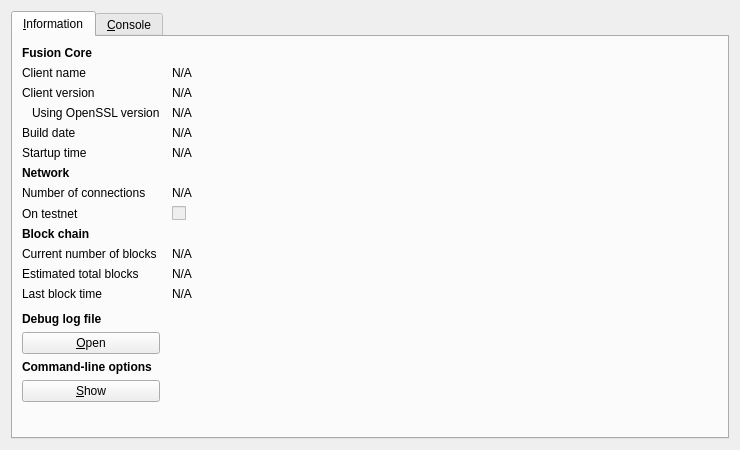
<?xml version="1.0" encoding="UTF-8"?>
<ui version="4.0">
 <class>RPCConsole</class>
 <widget class="QDialog" name="RPCConsole">
  <property name="geometry">
   <rect>
    <x>0</x>
    <y>0</y>
    <width>740</width>
    <height>450</height>
   </rect>
  </property>
  <property name="windowTitle">
   <string>Fusion - Debug window</string>
  </property>
  <layout class="QVBoxLayout" name="verticalLayout_2">
   <item>
    <widget class="QTabWidget" name="tabWidget">
     <property name="currentIndex">
      <number>0</number>
     </property>
     <widget class="QWidget" name="tab_info">
      <attribute name="title">
       <string>&amp;Information</string>
      </attribute>
      <layout class="QGridLayout" name="gridLayout" columnstretch="0,1">
       <property name="horizontalSpacing">
        <number>12</number>
       </property>
       <item row="0" column="0">
        <widget class="QLabel" name="label_9">
         <property name="font">
          <font>
           <weight>75</weight>
           <bold>true</bold>
          </font>
         </property>
         <property name="text">
          <string>Fusion Core</string>
         </property>
        </widget>
       </item>
       <item row="1" column="0">
        <widget class="QLabel" name="label_5">
         <property name="text">
          <string>Client name</string>
         </property>
        </widget>
       </item>
       <item row="1" column="1">
        <widget class="QLabel" name="clientName">
         <property name="cursor">
          <cursorShape>IBeamCursor</cursorShape>
         </property>
         <property name="text">
          <string>N/A</string>
         </property>
         <property name="textFormat">
          <enum>Qt::PlainText</enum>
         </property>
         <property name="textInteractionFlags">
          <set>Qt::LinksAccessibleByMouse|Qt::TextSelectableByKeyboard|Qt::TextSelectableByMouse</set>
         </property>
        </widget>
       </item>
       <item row="2" column="0">
        <widget class="QLabel" name="label_6">
         <property name="text">
          <string>Client version</string>
         </property>
        </widget>
       </item>
       <item row="2" column="1">
        <widget class="QLabel" name="clientVersion">
         <property name="cursor">
          <cursorShape>IBeamCursor</cursorShape>
         </property>
         <property name="text">
          <string>N/A</string>
         </property>
         <property name="textFormat">
          <enum>Qt::PlainText</enum>
         </property>
         <property name="textInteractionFlags">
          <set>Qt::LinksAccessibleByMouse|Qt::TextSelectableByKeyboard|Qt::TextSelectableByMouse</set>
         </property>
        </widget>
       </item>
       <item row="3" column="0">
        <widget class="QLabel" name="label_14">
         <property name="text">
          <string>Using OpenSSL version</string>
         </property>
         <property name="indent">
          <number>10</number>
         </property>
        </widget>
       </item>
       <item row="3" column="1">
        <widget class="QLabel" name="openSSLVersion">
         <property name="cursor">
          <cursorShape>IBeamCursor</cursorShape>
         </property>
         <property name="text">
          <string>N/A</string>
         </property>
         <property name="textFormat">
          <enum>Qt::PlainText</enum>
         </property>
         <property name="textInteractionFlags">
          <set>Qt::LinksAccessibleByMouse|Qt::TextSelectableByKeyboard|Qt::TextSelectableByMouse</set>
         </property>
        </widget>
       </item>
       <item row="4" column="0">
        <widget class="QLabel" name="label_12">
         <property name="text">
          <string>Build date</string>
         </property>
        </widget>
       </item>
       <item row="4" column="1">
        <widget class="QLabel" name="buildDate">
         <property name="cursor">
          <cursorShape>IBeamCursor</cursorShape>
         </property>
         <property name="text">
          <string>N/A</string>
         </property>
         <property name="textFormat">
          <enum>Qt::PlainText</enum>
         </property>
         <property name="textInteractionFlags">
          <set>Qt::LinksAccessibleByMouse|Qt::TextSelectableByKeyboard|Qt::TextSelectableByMouse</set>
         </property>
        </widget>
       </item>
       <item row="5" column="0">
        <widget class="QLabel" name="label_13">
         <property name="text">
          <string>Startup time</string>
         </property>
        </widget>
       </item>
       <item row="5" column="1">
        <widget class="QLabel" name="startupTime">
         <property name="cursor">
          <cursorShape>IBeamCursor</cursorShape>
         </property>
         <property name="text">
          <string>N/A</string>
         </property>
         <property name="textFormat">
          <enum>Qt::PlainText</enum>
         </property>
         <property name="textInteractionFlags">
          <set>Qt::LinksAccessibleByMouse|Qt::TextSelectableByKeyboard|Qt::TextSelectableByMouse</set>
         </property>
        </widget>
       </item>
       <item row="6" column="0">
        <widget class="QLabel" name="label_11">
         <property name="font">
          <font>
           <weight>75</weight>
           <bold>true</bold>
          </font>
         </property>
         <property name="text">
          <string>Network</string>
         </property>
        </widget>
       </item>
       <item row="7" column="0">
        <widget class="QLabel" name="label_7">
         <property name="text">
          <string>Number of connections</string>
         </property>
        </widget>
       </item>
       <item row="7" column="1">
        <widget class="QLabel" name="numberOfConnections">
         <property name="cursor">
          <cursorShape>IBeamCursor</cursorShape>
         </property>
         <property name="text">
          <string>N/A</string>
         </property>
         <property name="textFormat">
          <enum>Qt::PlainText</enum>
         </property>
         <property name="textInteractionFlags">
          <set>Qt::LinksAccessibleByMouse|Qt::TextSelectableByKeyboard|Qt::TextSelectableByMouse</set>
         </property>
        </widget>
       </item>
       <item row="8" column="0">
        <widget class="QLabel" name="label_8">
         <property name="text">
          <string>On testnet</string>
         </property>
        </widget>
       </item>
       <item row="8" column="1">
        <widget class="QCheckBox" name="isTestNet">
         <property name="enabled">
          <bool>false</bool>
         </property>
         <property name="text">
          <string/>
         </property>
        </widget>
       </item>
       <item row="9" column="0">
        <widget class="QLabel" name="label_10">
         <property name="font">
          <font>
           <weight>75</weight>
           <bold>true</bold>
          </font>
         </property>
         <property name="text">
          <string>Block chain</string>
         </property>
        </widget>
       </item>
       <item row="10" column="0">
        <widget class="QLabel" name="label_3">
         <property name="text">
          <string>Current number of blocks</string>
         </property>
        </widget>
       </item>
       <item row="10" column="1">
        <widget class="QLabel" name="numberOfBlocks">
         <property name="cursor">
          <cursorShape>IBeamCursor</cursorShape>
         </property>
         <property name="text">
          <string>N/A</string>
         </property>
         <property name="textFormat">
          <enum>Qt::PlainText</enum>
         </property>
         <property name="textInteractionFlags">
          <set>Qt::LinksAccessibleByMouse|Qt::TextSelectableByKeyboard|Qt::TextSelectableByMouse</set>
         </property>
        </widget>
       </item>
       <item row="11" column="0">
        <widget class="QLabel" name="label_4">
         <property name="text">
          <string>Estimated total blocks</string>
         </property>
        </widget>
       </item>
       <item row="11" column="1">
        <widget class="QLabel" name="totalBlocks">
         <property name="cursor">
          <cursorShape>IBeamCursor</cursorShape>
         </property>
         <property name="text">
          <string>N/A</string>
         </property>
         <property name="textFormat">
          <enum>Qt::PlainText</enum>
         </property>
         <property name="textInteractionFlags">
          <set>Qt::LinksAccessibleByMouse|Qt::TextSelectableByKeyboard|Qt::TextSelectableByMouse</set>
         </property>
        </widget>
       </item>
       <item row="12" column="0">
        <widget class="QLabel" name="label_2">
         <property name="text">
          <string>Last block time</string>
         </property>
        </widget>
       </item>
       <item row="12" column="1">
        <widget class="QLabel" name="lastBlockTime">
         <property name="cursor">
          <cursorShape>IBeamCursor</cursorShape>
         </property>
         <property name="text">
          <string>N/A</string>
         </property>
         <property name="textFormat">
          <enum>Qt::PlainText</enum>
         </property>
         <property name="textInteractionFlags">
          <set>Qt::LinksAccessibleByMouse|Qt::TextSelectableByKeyboard|Qt::TextSelectableByMouse</set>
         </property>
        </widget>
       </item>
       <item row="13" column="0">
        <spacer name="verticalSpacer_2">
         <property name="orientation">
          <enum>Qt::Vertical</enum>
         </property>
         <property name="sizeHint" stdset="0">
          <size>
           <width>20</width>
           <height>20</height>
          </size>
         </property>
        </spacer>
       </item>
       <item row="14" column="0">
        <widget class="QLabel" name="labelDebugLogfile">
         <property name="font">
          <font>
           <weight>75</weight>
           <bold>true</bold>
          </font>
         </property>
         <property name="text">
          <string>Debug log file</string>
         </property>
        </widget>
       </item>
       <item row="15" column="0">
        <widget class="QPushButton" name="openDebugLogfileButton">
         <property name="toolTip">
          <string>Open the Fusion debug log file from the current data directory. This can take a few seconds for large log files.</string>
         </property>
         <property name="text">
          <string>&amp;Open</string>
         </property>
         <property name="autoDefault">
          <bool>false</bool>
         </property>
        </widget>
       </item>
       <item row="16" column="0">
        <widget class="QLabel" name="labelCLOptions">
         <property name="font">
          <font>
           <weight>75</weight>
           <bold>true</bold>
          </font>
         </property>
         <property name="text">
          <string>Command-line options</string>
         </property>
        </widget>
       </item>
       <item row="17" column="0">
        <widget class="QPushButton" name="showCLOptionsButton">
         <property name="toolTip">
          <string>Show the Bitcoin-Qt help message to get a list with possible Fusion command-line options.</string>
         </property>
         <property name="text">
          <string>&amp;Show</string>
         </property>
         <property name="autoDefault">
          <bool>false</bool>
         </property>
        </widget>
       </item>
       <item row="18" column="0">
        <spacer name="verticalSpacer">
         <property name="orientation">
          <enum>Qt::Vertical</enum>
         </property>
         <property name="sizeHint" stdset="0">
          <size>
           <width>20</width>
           <height>40</height>
          </size>
         </property>
        </spacer>
       </item>
      </layout>
     </widget>
     <widget class="QWidget" name="tab_console">
      <attribute name="title">
       <string>&amp;Console</string>
      </attribute>
      <layout class="QVBoxLayout" name="verticalLayout_3">
       <property name="spacing">
        <number>3</number>
       </property>
       <item>
        <widget class="QTextEdit" name="messagesWidget">
         <property name="minimumSize">
          <size>
           <width>0</width>
           <height>100</height>
          </size>
         </property>
         <property name="readOnly">
          <bool>true</bool>
         </property>
         <property name="tabKeyNavigation" stdset="0">
          <bool>false</bool>
         </property>
         <property name="columnCount" stdset="0">
          <number>2</number>
         </property>
        </widget>
       </item>
       <item>
        <layout class="QHBoxLayout" name="horizontalLayout">
         <property name="spacing">
          <number>3</number>
         </property>
         <item>
          <widget class="QLabel" name="label">
           <property name="text">
            <string notr="true">&gt;</string>
           </property>
          </widget>
         </item>
         <item>
          <widget class="QLineEdit" name="lineEdit"/>
         </item>
         <item>
          <widget class="QPushButton" name="clearButton">
           <property name="maximumSize">
            <size>
             <width>24</width>
             <height>24</height>
            </size>
           </property>
           <property name="toolTip">
            <string>Clear console</string>
           </property>
           <property name="text">
            <string/>
           </property>
           <property name="icon">
            <iconset resource="../bitcoin.qrc">
             <normaloff>:/icons/remove</normaloff>:/icons/remove</iconset>
           </property>
           <property name="shortcut">
            <string notr="true">Ctrl+L</string>
           </property>
           <property name="autoDefault">
            <bool>false</bool>
           </property>
          </widget>
         </item>
        </layout>
       </item>
      </layout>
     </widget>
    </widget>
   </item>
  </layout>
 </widget>
 <resources>
  <include location="../bitcoin.qrc"/>
 </resources>
 <connections/>
</ui>
